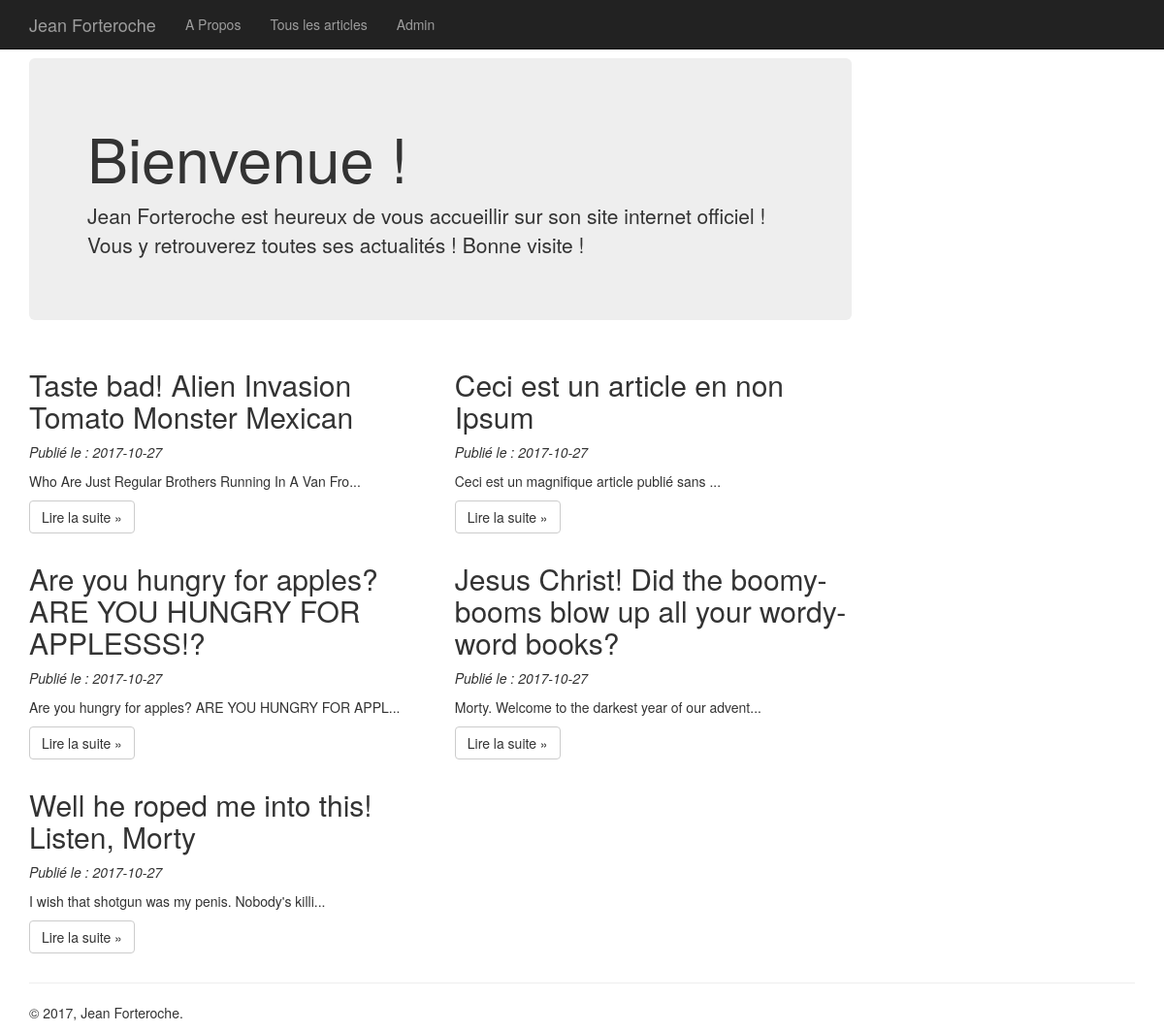
Screenshot of /Projet3/public/index.php with the database file from the repository.
### tables this page shows
CREATE TABLE `articles` (
  `id` int(11) NOT NULL,
  `etat` int(11) NOT NULL DEFAULT '1',
  `titre` varchar(255) NOT NULL,
  `contenu` text NOT NULL,
  `dateAjout` date NOT NULL,
  `auteur` int(11) NOT NULL DEFAULT '1',
  `dateModif` date DEFAULT NULL
);

### Projet3/core/Table/Table.php (called while the page is built, shortened)
<?php
class Table
{
  protected $db;
  public function __construct(\Core\Database\Database $db)
    {
      $this->db = $db;
    }
   public function query($statement, $attributes = null, $one = false)
   {
     if ($attributes)
     {
       return $this->db->prepare($statement, $attributes, str_replace('Table', 'Entity', get_class($this)), $one);
     }
     else
     {
      return $this->db->query($statement, str_replace('Table', 'Entity', get_class($this)), $one);
     }
   }
}
 ?>

### Projet3/core/Database/MysqlDatabase.php (called while the page is built, shortened)
<?php
class MysqlDatabase extends Database
{
  private $db_name,
          $db_user,
          $db_pass,
          $db_host,
          $pdo;
  public function __construct($db_name, $db_user = 'root', $db_pass = '', $db_host = 'localhost')
  {
    $this->db_name = $db_name;
    $this->db_user = $db_user;
    $this->db_pass = $db_pass;
    $this->db_host = $db_host;
  }
  private function getPDO()
  {
    if ($this->pdo === null)
    {
      $pdo = new PDO('mysql:dbname=' . $this->db_name . ';host=' . $this->db_host, $this->db_user, $this->db_pass);
      $pdo->setAttribute(PDO::ATTR_ERRMODE, PDO::ERRMODE_EXCEPTION);
      $this->pdo = $pdo;
    }
    return $this->pdo;
  }
  public function query($statement, $class_name = null, $one = false)
  {
    $req = $this->getPDO()->query($statement);
    if (is_null($class_name))
    {
      $req->setFetchMode(PDO::FETCH_OBJ);
    }
    else
    {
     $req->setFetchMode(PDO::FETCH_CLASS, $class_name);
    }
    if ($one)
    {
      $datas = $req->fetch();
    }
    else
    {
      $datas = $req->fetchAll();
    }
    return $datas;
  }
}
 ?>

### Projet3/app/Table/ArticleTable.php (called while the page is built, shortened)
<?php
class ArticleTable extends Table
{
   public function lastWithRestricts()
   {
     return $this->query("SELECT * FROM articles WHERE etat = 1 ORDER BY id DESC LIMIT 5 ");
   }
}
 ?>

### Projet3/app/Controller/ArticlesController.php (called while the page is built, shortened)
<?php
class ArticlesController extends AppController
{
  public function index()
  {
     $posts = $this->Article->lastWithRestricts();
     $this->render('articles.home', compact('posts'));
  }
}
 ?>

### Projet3/app/Autoloader.php (called while the page is built, shortened)
<?php
class Autoloader
{
  static function autoload($class)
  {
    if (strpos($class, __NAMESPACE__ . '\\') === 0)
    {
      $class = str_replace(__NAMESPACE__ . '\\', '', $class);
      $class = str_replace('\\', '/', $class);
    }
  }
}
 ?>

### Projet3/core/Autoloader.php (called while the page is built, shortened)
<?php
class Autoloader
{
  static function autoload($class)
  {
    if (strpos($class, __NAMESPACE__ . '\\') === 0)
    {
      $class = str_replace(__NAMESPACE__ . '\\', '', $class);
      $class = str_replace('\\', '/', $class);
    }
  }
}
 ?>

### Projet3/core/Controller/Controller.php (called while the page is built, shortened)
<?php
class Controller
{
  protected $viewPath;
  protected $template;
  protected function render($view, $variables = [])
  {
    extract($variables);
    require($this->viewPath . str_replace('.', '/', $view) . '.php');
    $content = ob_get_clean();
    require($this->viewPath . 'templates/' . $this->template . '.php');
  }
}
 ?>

### Projet3/core/Entity/Entity.php (called while the page is built, shortened)
<?php
class Entity
{
  public function __get($key)
  {
    $function = 'get' . ucfirst($key);
    $this->$key = $this->$function();
    return $this->$key;
  }
}
 ?>

### Projet3/app/Views/articles/home.php (the view)
<?php foreach ($posts as $post): ?>
      <div class= "col-lg-6">
      <h2><?= $post->titre; ?></a></h2>
      <em>Publié le : <?= $post->dateAjout; ?></em>
      <p> <?= $post->extrait; ?></p>
      <p><a class="btn btn-default" href="<?= $post->Url ?>" role="button">Lire la suite &raquo;</a></p>
      </div>
<?php endforeach; ?>

### Projet3/app/Entity/ArticleEntity.php (shortened to what this page needs)
<?php
class ArticleEntity extends \Core\Entity\Entity
{
  public function getUrl()
  {
    return 'index.php?p=article&id=' . $this->id;
  }
  public function getExtrait()
  {
    $var = strip_tags($this->contenu);
    return '<p>' .  substr($var, 0, 50) . '... </p>';
  }
}
 ?>

### Projet3/public/index.php (shortened to what this page needs)
<?php
if (isset($_GET['p']))
{
  $page = $_GET['p'];
}
else
{
  $page = 'home';
}
switch ($page)
{
  case 'home':
    $controller = new \App\Controller\ArticlesController();
    $controller->index();
    break;
}

### Projet3/app/Views/templates/default.php (shortened to what this page needs)
<!DOCTYPE html>
<html lang="fr">
  <head>
    <link href="https://maxcdn.bootstrapcdn.com/bootstrap/3.3.7/css/bootstrap.min.css" rel="stylesheet">
  </head>
  <body>
    <nav class="navbar navbar-inverse navbar-fixed-top">
      <div class="container">
        <div class="navbar-header">
          <a class="navbar-brand" href="/index.php">Jean Forteroche</a>
        </div>
        <div id="navbar" class="collapse navbar-collapse">
          <ul class="nav navbar-nav">
            <li><a href="/index.php?p=about">A Propos</a></li>
            <li><a href="/index.php?p=all">Tous les articles</a></li>
            <li><a href="/index.php?p=admin.index">Admin</a></li>
          </ul>
        </div>
      </div>
    </nav>
    <div class="container">
      <div class="row row-offcanvas row-offcanvas-right">
        <div class="col-xs-12 col-sm-9">
          <div class="jumbotron">
            <h1>Bienvenue !</h1>
            <p>Jean Forteroche est heureux de vous accueillir sur son site internet officiel ! Vous y retrouverez toutes ses actualités ! Bonne visite !</p>
          </div>
          <div class="row">
            <?= $content; ?>
          </div>
        </div>
      </div>
      <hr>
      <footer>
        <p>&copy; <?= date("Y"); ?>, Jean Forteroche.</p>
      </footer>
    </div>
  </body>
</html>

### Projet3/app/Views/templates/default.php (style rules this page uses)
body { padding-top: 60px; }

### rows the page displays
articles: titre "Taste bad! Alien Invasion Tomato Monster Mexican", dateAjout "2017-10-27", contenu "Who Are Just Regular Brothers Running In A Van Fro"
articles: titre "Ceci est un article en non Ipsum", dateAjout "2017-10-27", contenu "Ceci est un magnifique article publié sans"
articles: titre "Are you hungry for apples? ARE YOU HUNGRY FOR APPLESSS!?", dateAjout "2017-10-27", contenu "Are you hungry for apples? ARE YOU HUNGRY FOR APPL"
articles: titre "Jesus Christ! Did the boomy-booms blow up all your wordy-word books?", dateAjout "2017-10-27", contenu "Morty. Welcome to the darkest year of our advent"
articles: titre "Well he roped me into this! Listen, Morty", dateAjout "2017-10-27", contenu "I wish that shotgun was my penis. Nobody's killi"
